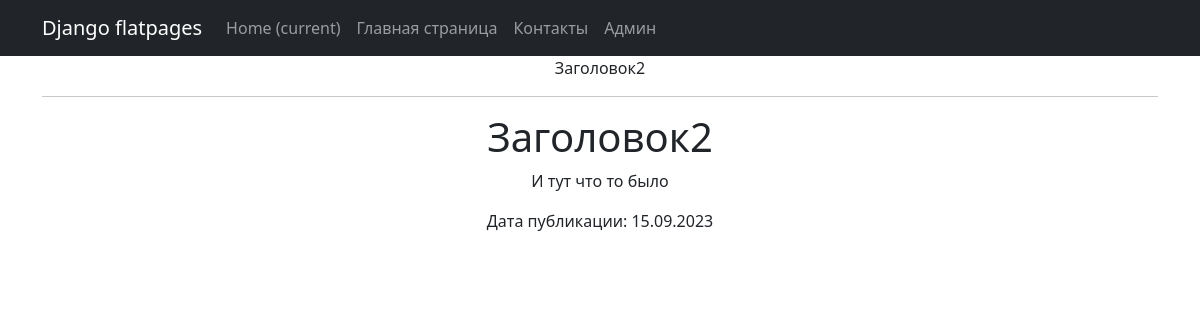
The app's page /8/ with its own data.
### simpleapp/models.py (models this page shows, shortened)
class Post(models.Model):
    tanks = 'TNK'
    hils = 'HIL'
    dd = 'DD'
    merchants = 'MCH'
    guild_masters = 'GMA'
    quest_givers = 'QMA'
    blacksmiths = 'BLM'
    tanners = 'TAN'
    potion_makers = 'PMK'
    spell_masters = 'SMA'
    CATEGORY_CHOICES = (
        (tanks, 'Танки'),
        (hils, 'Хилы'),
        (dd, 'ДД'),
        (merchants, 'Торговцы'),
        (guild_masters, 'Гилдмастеры'),
        (quest_givers, 'Квестгиверы'),
        (blacksmiths, 'Кузнецы'),
        (tanners, 'Кожевники'),
        (potion_makers, 'Зельевары'),
        (spell_masters, 'Мастера заклинаний'),
    )
    type_post = models.CharField(max_length=20, choices=CATEGORY_CHOICES)
    pub_date = models.DateTimeField(auto_now_add=True)
    author = models.ForeignKey(Author, on_delete=models.CASCADE)
    name = models.CharField(
        max_length=50,
        unique=True,
    )
    description = models.TextField()
    category = models.ManyToManyField(
        Category,
        through='PostCategory',
        related_name='PostCategory',
    )
    rating = models.FloatField(
        validators=[MinValueValidator(0.0)], default=0.0
    )
    user = models.ForeignKey(User, on_delete=models.CASCADE, null=True)

### simpleapp/views.py (the view)
# urls.py: path('<int:pk>/', PostDetail.as_view(), name='post'),
class PostDetail(DetailView):
    model = Post
    template_name = 'post.html'
    context_object_name = 'post'

### templates/post.html
{% extends 'flatpages/default.html' %}
{% block title %}
{{ post.name }}
{% endblock title %}
{% block content %}
    <h1>{{ post.name }}</h1>
    <p>{{ post.description }}</p>
    <p>Дата публикации: {{ post.pub_date|date:'d.m.Y' }}</p>
{% endblock content %}

### records on screen
Post: name "Заголовок2", description "И тут что то было", pub_date "15.09.2023"
